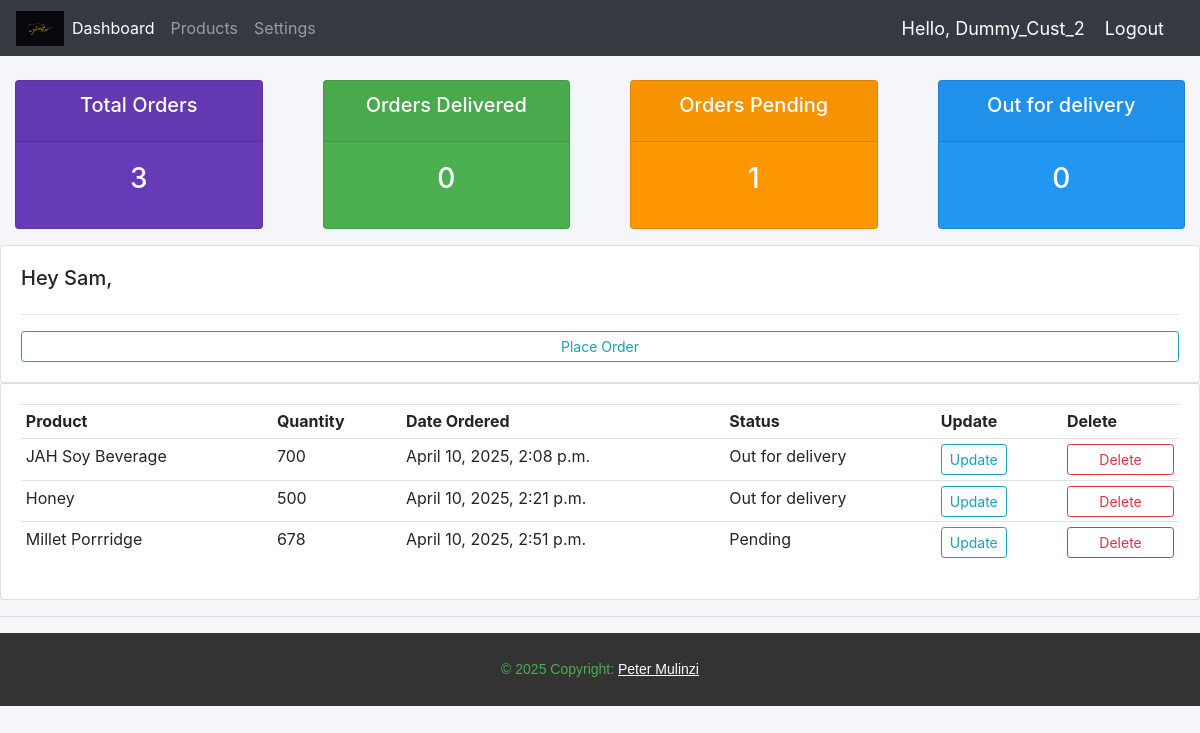
Screenshot of /user/ (signed in) with the database file from the repository.
### Jah_Accounts/models.py (models this page shows, shortened)
class Customer(models.Model):
    user = models.OneToOneField(User, null=True, blank=True, on_delete=models.CASCADE)
    name = models.CharField(max_length=200, null=True, blank=True)
    phone = models.CharField(max_length=200, null=True, blank=True)
    email = models.CharField(max_length=200, null=True, blank=True)
    profile_picture = models.ImageField(null=True, default='avi.jpg', blank=True)
    date_created = models.DateTimeField(auto_now_add=True, null=True, blank=True)
    def __str__(self):
        return self.name or 'Unnamed Customer'

class Order(models.Model):
    STATUS = (
        ('Pending', 'Pending'),
        ('Out for delivery', 'Out for delivery'),
        ('Delivered', 'Delivered'),
    )
    MEASUREMENT = (
        ('Kgs', 'Kgs'),
        ('Tins', 'Tins'),
    )
    Customer = models.ForeignKey(Customer, null=True, on_delete=models.SET_NULL)
    Product = models.ForeignKey(Product, null=True, on_delete=models.SET_NULL,)
    date_created = models.DateTimeField(auto_now_add=True, null=True)
    status = models.CharField(max_length=200, null=True, choices=STATUS)
    tags = models.ManyToManyField(Tag)
    Quantity = models.CharField(null=True, max_length=4)
    units = models.CharField(max_length=200, null=True, choices=MEASUREMENT,)
    note = models.CharField(max_length=200, null=True, blank=True)

class Product(models.Model):
    CATEGORY = (
        ('Flour', 'Flour'),
        ('Honey', 'Honey'),
        ('Spice', 'Spice'),
    )
    name = models.CharField(max_length=200, null=True)
    price = models.FloatField(null=True)
    category = models.CharField(max_length=200, null=True, choices=CATEGORY)
    description = models.CharField(max_length=200, null = True, blank = True)
    date_created = models.DateTimeField(auto_now_add=True, null=True)
    def __str__(self):
        return self.name

### Jah_Accounts/decorators.py (the view)
        def wrapper_func(request, *args, **kwargs):
            if request.user.groups.exists():
                user_groups = request.user.groups.values_list('name', flat = True)
                if any(group in allowed_roles for group in user_groups):
                    return view_func(request, *args, **kwargs)
            return HttpResponse('You are not allowed to view this page.')

### Jah_Accounts/views.py (called while the page is built)
@login_required(login_url='login')
@allowed_users(allowed_roles=['customer', 'admin'])
def userPage(request):
    customer, created = Customer.objects.get_or_create(user=request.user)
    orders = customer.order_set.all()
    total_orders = orders.count()
    pending = orders.filter(status='Pending').count()
    delivered = orders.filter(status='Delivered').count()
    out_for_delivery = orders.filter(status='Out for delivery').count()
    context = {
        'customer': customer,
        'orders': orders,
        'total_orders': total_orders,
        'pending': pending,
        'delivered': delivered,
        'out_for_delivery': out_for_delivery,
    }
    return render(request, 'Jah_Accounts/user.html', context)

### Jah_Accounts/templates/Jah_Accounts/user.html
{% extends 'Jah_Accounts/main.html' %}
{% block content %}
{% include 'Jah_Accounts/Status.html' %}
<div class="row">
    <div class="col-md">
        <div class="card card-body">
            <h5> Hey {{customer}},</h5>
            <hr>
            <a class="btn btn-outline-info btn-sm btn-block" href="{% url 'createOrder' user.id %}">Place Order</a>
        </div>
    </div>
</div>
<div class="row">
    <div class="col-md">
        <div class="card card-body">
            <table class="table table-sm">
                <tr>
                    <th>Product</th>
                    <th>Quantity</th>
                    <th>Date Ordered</th>
                    <th>Status</th>
                    <th>Update</th>
                    <th>Delete</th>
                </tr>
                {% for order in orders  %}
                    <tr>
                        <td>{{ order.Product }}</td>
                        <td>{{ order.Quantity }}</td>
                        <td>{{ order.date_created }}</td>
                        <td>{{ order.status }}</td>
                        <td><a class="btn btn-outline-info btn-sm " href="{% url 'updateOrder' order.id %}">Update</a></td>
                        <td><a class="btn btn-outline-danger btn-sm btn-block" href="{% url 'deleteOrder' order.id %}">Delete</a></td>
                    </tr>
                {% endfor %}
            </table>
        </div>
    </div>
</div>
{% endblock content %}

### Jah_Accounts/templates/Jah_Accounts/navbar.html (shortened to what this page needs)
{% load static %}
<nav class="navbar navbar-expand-lg navbar-dark bg-dark">
    <img src="/static/media/LOGO.png" alt="" width="48" height="35">
    <div class="collapse navbar-collapse" id="navbarNavAltMarkup">
      <div class="navbar-nav">
        {% if request.user.is_staff %}
        <a class="nav-item nav-link active" href="{% url 'home' %}">Dashboard</a>
        <a class="nav-item nav-link" href="{% url 'products' %}">Products</a>
        {% endif %}
        <a class="nav-link" href="{% url 'accountSettings' %}">Settings</a>
      </div>
    </div>
    <span class="hello-msg">Hello, {{request.user}}</span>
    <span><a class="hello-msg" href="{% url 'logout' %}">Logout</a></span>
  </nav>

### static/css/main.css (style rules this page uses)
body { background-color: #f4f6f9; }

### Jah_Accounts/templates/Jah_Accounts/navbar.html (style rules this page uses)
.hello-msg { font-size: 18px; color: #fff; margin-right: 20px; }

### rows the page displays
Customer: name "Sam"
Order: Product "JAH Soy Beverage", Quantity "700", date_created "April 10, 2025, 2:08 p.m.", status "Out for delivery"
Order: Product "Honey", Quantity "500", date_created "April 10, 2025, 2:21 p.m.", status "Out for delivery"
Order: Product "Millet Porrridge", Quantity "678", date_created "April 10, 2025, 2:51 p.m.", status "Pending"

### other values shown
{{ request.user }} "Dummy_Cust_2"
{{ total_orders|default:"0" }} "3"
{{ delivered|default:"0" }} "0"
{{ pending|default:"0" }} "1"
{{ Out_for_Delivery|default:"0" }} "0"
